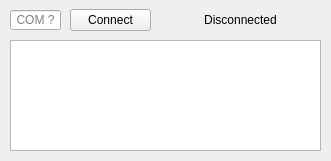
<?xml version="1.0" encoding="UTF-8"?>
<ui version="4.0">
 <class>Window</class>
 <widget class="QMainWindow" name="Window">
  <property name="geometry">
   <rect>
    <x>0</x>
    <y>0</y>
    <width>331</width>
    <height>161</height>
   </rect>
  </property>
  <property name="minimumSize">
   <size>
    <width>331</width>
    <height>161</height>
   </size>
  </property>
  <property name="maximumSize">
   <size>
    <width>331</width>
    <height>161</height>
   </size>
  </property>
  <property name="windowTitle">
   <string>Bomb Trigger</string>
  </property>
  <property name="windowIcon">
   <iconset>
    <normaloff>C:/Users/Dylan/Downloads/bomb-warning.png</normaloff>C:/Users/Dylan/Downloads/bomb-warning.png</iconset>
  </property>
  <property name="windowOpacity">
   <double>1.000000000000000</double>
  </property>
  <widget class="QWidget" name="centralWidget">
   <widget class="QLineEdit" name="port_name">
    <property name="geometry">
     <rect>
      <x>10</x>
      <y>10</y>
      <width>51</width>
      <height>20</height>
     </rect>
    </property>
    <property name="inputMask">
     <string/>
    </property>
    <property name="text">
     <string/>
    </property>
    <property name="maxLength">
     <number>32767</number>
    </property>
    <property name="alignment">
     <set>Qt::AlignCenter</set>
    </property>
    <property name="placeholderText">
     <string>COM ?</string>
    </property>
   </widget>
   <widget class="QPushButton" name="connect_bp">
    <property name="geometry">
     <rect>
      <x>70</x>
      <y>9</y>
      <width>81</width>
      <height>22</height>
     </rect>
    </property>
    <property name="text">
     <string>Connect</string>
    </property>
   </widget>
   <widget class="QPlainTextEdit" name="console">
    <property name="enabled">
     <bool>true</bool>
    </property>
    <property name="geometry">
     <rect>
      <x>10</x>
      <y>40</y>
      <width>311</width>
      <height>111</height>
     </rect>
    </property>
    <property name="readOnly">
     <bool>true</bool>
    </property>
    <property name="plainText">
     <string/>
    </property>
   </widget>
   <widget class="QLabel" name="label">
    <property name="geometry">
     <rect>
      <x>160</x>
      <y>10</y>
      <width>161</width>
      <height>20</height>
     </rect>
    </property>
    <property name="font">
     <font>
      <weight>50</weight>
      <italic>false</italic>
      <bold>false</bold>
      <underline>false</underline>
      <kerning>true</kerning>
     </font>
    </property>
    <property name="autoFillBackground">
     <bool>true</bool>
    </property>
    <property name="text">
     <string>&lt;html&gt;&lt;head/&gt;&lt;body&gt;&lt;p align=&quot;center&quot;&gt;Disconnected&lt;/p&gt;&lt;/body&gt;&lt;/html&gt;</string>
    </property>
    <property name="textFormat">
     <enum>Qt::RichText</enum>
    </property>
   </widget>
  </widget>
 </widget>
 <layoutdefault spacing="6" margin="11"/>
 <resources/>
 <connections>
  <connection>
   <sender>Window</sender>
   <signal>destroyed()</signal>
   <receiver>Window</receiver>
   <slot>close()</slot>
   <hints>
    <hint type="sourcelabel">
     <x>160</x>
     <y>7</y>
    </hint>
    <hint type="destinationlabel">
     <x>162</x>
     <y>16</y>
    </hint>
   </hints>
  </connection>
  <connection>
   <sender>port_name</sender>
   <signal>returnPressed()</signal>
   <receiver>connect_bp</receiver>
   <slot>click()</slot>
   <hints>
    <hint type="sourcelabel">
     <x>38</x>
     <y>13</y>
    </hint>
    <hint type="destinationlabel">
     <x>90</x>
     <y>23</y>
    </hint>
   </hints>
  </connection>
 </connections>
</ui>
